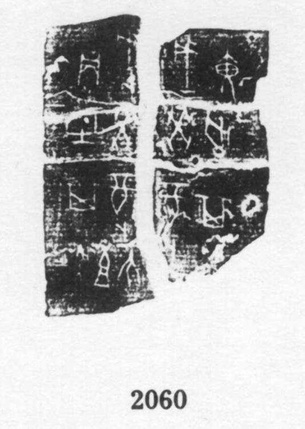
#> input picture 2024mathorcupB/1/h02060.jpg, 305 x 429 px, shrunk from 533 x 748 before the run
$ python preprocess.py
#> lines starting #> are read from the running program, lines starting #| are printed output that depends on the picture; after the words box and inside, x2 and y2 are one past the last pixel; in counts of white or black regions, pixels touching at a corner belong together
import cv2
import numpy as np

def preprocess_image(image):
    # 二值化处理
    gray = cv2.cvtColor(image, cv2.COLOR_BGR2GRAY)
    gray = 255 - gray
    # 手动设置二值化阈值
    threshold_value = 150  # 调整阈值的值
    _, binary = cv2.threshold(gray, threshold_value, 255, cv2.THRESH_BINARY)

    # 伽马矫正
    gamma = 1.5
    binary = np.uint8(cv2.pow(binary / 255.0, gamma) * 255.0)

    # 连通组件标记
    num_labels, labels, stats, centroids = cv2.connectedComponentsWithStats(binary, connectivity=8)

    kernel = np.ones((3, 3), np.uint8)
    # 腐蚀
    binary = cv2.erode(binary, kernel, iterations=1)

    kernel = np.ones((2, 2), np.uint8)
    # 膨胀
    binary = cv2.dilate(binary, kernel, iterations=1)
    # 获取连通域的面积
    areas = stats[:, cv2.CC_STAT_AREA]

    # 定义一个阈值，过滤掉较小的连通域
    min_area_threshold = 100  # 根据需要调整阈值大小

    # 遍历所有连通域，将面积小于阈值的连通域填充为白色
    for i in range(1, num_labels):
        if areas[i] < min_area_threshold:
            binary[labels == i] = 255


    # 使用中值滤波器降噪
    binary = cv2.medianBlur(binary, 3)  # 这里的参数5表示滤波器的尺寸，可以根据需要调整

    # 使用Canny边缘检测算法提取边缘
    binary2 = cv2.Canny(gray, 50, 150, apertureSize=3)

    return binary

# 读取图片
image_path1 = "h02060.jpg"  # 替换为你的图片路径
image_path2 = "w01637.jpg"  # 替换为你的图片路径
image_path3 = "w01870.jpg"  # 替换为你的图片路径

image1 = cv2.imread(image_path1)
#> image1 is the input picture: shape (429, 305, 3); min 25, max 255, mean 183.7
image2 = cv2.imread(image_path2)
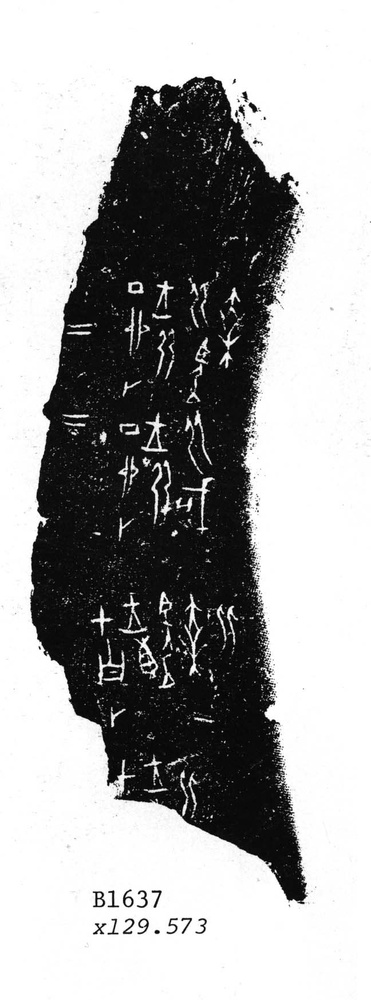
#> input picture 2024mathorcupB/1/w01637.jpg, 371 x 1000 px, shrunk from 648 x 1745 before the run
#> image2 is the input picture: shape (1000, 371, 3); min 0, max 255, mean 164.6
image3 = cv2.imread(image_path3)
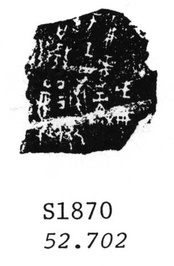
#> input picture 2024mathorcupB/1/w01870.jpg, 174 x 266 px, shrunk from 304 x 465 before the run
#> image3 is the input picture: shape (266, 174, 3); min 0, max 255, mean 183

# 预处理图片
processed_image1 = preprocess_image(image1)
#> in preprocess_image, `_, binary = cv2.threshold(gray, threshold_value, 255, cv2.THRESH_BINARY)`: binary: shape (429, 305); 27.2% white; 99 white regions (69 under 20 px), largest, box (x1, y1, x2, y2) and area: (43, 160, 154, 316) 9842, (43, 15, 140, 114) 6308, (159, 29, 269, 105) 5754
#> in preprocess_image, `num_labels, labels, stats, centroids = cv2.connectedComponentsWithStat..`: labels: shape (429, 305) int32; 100 distinct labels, from 0 to 99
#> in preprocess_image, `num_labels, labels, stats, centroids = cv2.connectedComponentsWithStat..`: num_labels = 100; stats = 100 rows, first 6: [0, 0, 305, 429, 95312], [43, 15, 97, 99, 6308], [159, 29, 110, 76, 5754], [250, 36, 4, 5, 17], [46, 42, 1, 1, 1], [176, 48, 8, 3, 20]; centroids = 100 pairs, first value 43.4 to 257.5, second value 37.88 to 399.9
#> in preprocess_image, `binary = cv2.erode(binary, kernel, iterations=1)`: binary: shape (429, 305); 18.4% white; 116 white regions (86 under 20 px), largest, box (x1, y1, x2, y2) and area: (49, 16, 139, 101) 4366, (45, 161, 133, 248) 4196, (161, 30, 267, 102) 4182
#> in preprocess_image, `binary = cv2.dilate(binary, kernel, iterations=1)`: binary: shape (429, 305); 21.8% white; 104 white regions (66 under 20 px), largest, box (x1, y1, x2, y2) and area: (49, 16, 140, 102) 4907, (161, 30, 268, 104) 4853, (45, 161, 134, 249) 4837
#> in preprocess_image, `areas = stats[:, cv2.CC_STAT_AREA]`: areas = 100 values, max 95312 at index 0, min 1 at index 4, mean 1308.5
#> after the loop in preprocess_image, `for i in range(1, num_labels):`:
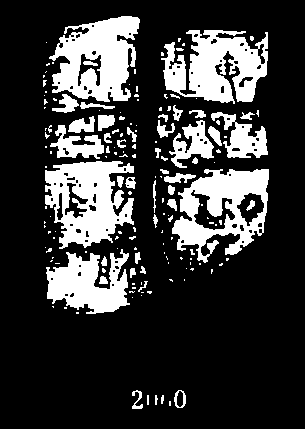
#> binary: shape (429, 305); 22.4% white; 161 white regions (114 under 20 px), largest, box (x1, y1, x2, y2) and area: (49, 16, 140, 102) 4907, (161, 30, 268, 104) 4853, (45, 161, 134, 249) 4837
#> in preprocess_image, `binary = cv2.medianBlur(binary, 3)`: binary: shape (429, 305); 22.2% white; 110 white regions (69 under 20 px), largest, box (x1, y1, x2, y2) and area: (49, 16, 140, 102) 4948, (162, 30, 268, 103) 4905, (45, 161, 134, 249) 4899
#> in preprocess_image, `binary2 = cv2.Canny(gray, 50, 150, apertureSize=3)`: binary2: shape (429, 305); 10% white in thin lines or dots, all inside (x1, y1, x2, y2) = (42, 14, 270, 410)
processed_image2 = preprocess_image(image2)
#> in preprocess_image (call 2), `_, binary = cv2.threshold(gray, threshold_value, 255, cv2.THRESH_BINARY)`: binary: shape (1000, 371); 36.7% white; 126 white regions (103 under 20 px), largest, box (x1, y1, x2, y2) and area: (30, 76, 307, 904) 134560, (102, 666, 122, 679) 186, (148, 432, 159, 449) 89
#> in preprocess_image (call 2), `num_labels, labels, stats, centroids = cv2.connectedComponentsWithStat..`:
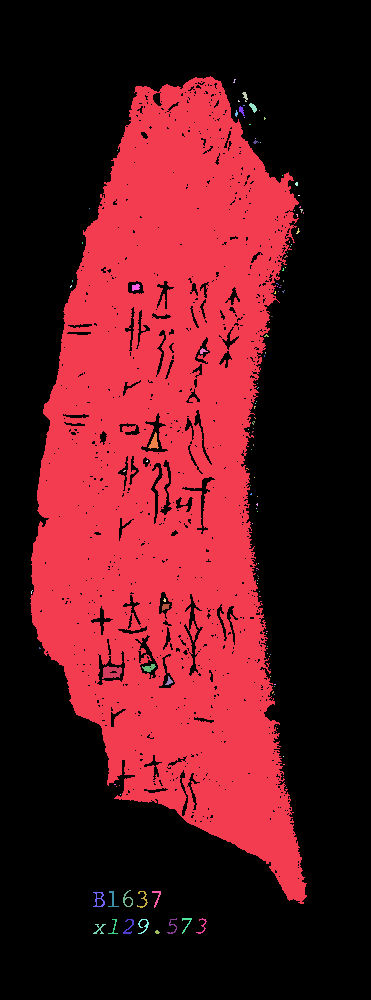
#> labels: shape (1000, 371) int32; 127 distinct labels, from 0 to 126; one colour per label, 0 black
#> in preprocess_image (call 2), `num_labels, labels, stats, centroids = cv2.connectedComponentsWithStat..`: num_labels = 127; stats = 127 rows, first 6: [0, 0, 371, 1000, 235013], [30, 76, 277, 828, 134560], [233, 79, 3, 4, 6], [242, 92, 6, 10, 29], [238, 100, 2, 2, 3], [249, 103, 8, 10, 42]; centroids = 127 pairs, first value 31.25 to 303, second value 80.5 to 931.6
#> in preprocess_image (call 2), `binary = cv2.erode(binary, kernel, iterations=1)`: binary: shape (1000, 371); 31.9% white; 34 white regions (26 under 20 px), largest, box (x1, y1, x2, y2) and area: (32, 79, 305, 900) 117719, (156, 468, 168, 510) 202, (104, 668, 121, 677) 98
#> in preprocess_image (call 2), `binary = cv2.dilate(binary, kernel, iterations=1)`: binary: shape (1000, 371); 34% white; 28 white regions (16 under 20 px), largest, box (x1, y1, x2, y2) and area: (32, 78, 306, 901) 125338, (156, 468, 169, 511) 262, (104, 668, 122, 678) 137
#> in preprocess_image (call 2), `areas = stats[:, cv2.CC_STAT_AREA]`: areas = 127 values, max 235013 at index 0, min 1 at index 9, mean 2921.3
#> in preprocess_image (call 2), `binary = cv2.medianBlur(binary, 3)`: binary: shape (1000, 371); 34.6% white; 64 white regions (39 under 20 px), largest, box (x1, y1, x2, y2) and area: (32, 78, 306, 901) 126835, (156, 468, 169, 510) 258, (104, 668, 122, 678) 137
#> in preprocess_image (call 2), `binary2 = cv2.Canny(gray, 50, 150, apertureSize=3)`: binary2: shape (1000, 371); 5.9% white in thin lines or dots, all inside (x1, y1, x2, y2) = (0, 42, 371, 935)
processed_image3 = preprocess_image(image3)
#> in preprocess_image (call 3), `_, binary = cv2.threshold(gray, threshold_value, 255, cv2.THRESH_BINARY)`: binary: shape (266, 174); 28.6% white; 28 white regions (16 under 20 px), largest, box (x1, y1, x2, y2) and area: (20, 9, 157, 155) 12626, (72, 202, 82, 219) 68, (101, 202, 112, 219) 65
#> in preprocess_image (call 3), `num_labels, labels, stats, centroids = cv2.connectedComponentsWithStat..`:
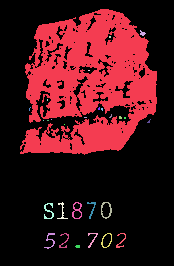
#> labels: shape (266, 174) int32; 29 distinct labels, from 0 to 28; one colour per label, 0 black
#> in preprocess_image (call 3), `num_labels, labels, stats, centroids = cv2.connectedComponentsWithStat..`: num_labels = 29; stats = 29 rows, first 6: [0, 0, 174, 266, 33066], [20, 9, 137, 146, 12626], [140, 30, 6, 6, 20], [109, 36, 2, 2, 4], [88, 70, 2, 1, 2], [47, 99, 1, 2, 2]; centroids = 29 pairs, first value 29.25 to 148.6, second value 32.9 to 246
#> in preprocess_image (call 3), `binary = cv2.erode(binary, kernel, iterations=1)`: binary: shape (266, 174); 19.4% white; 22 white regions (20 under 20 px), largest, box (x1, y1, x2, y2) and area: (24, 10, 156, 153) 8890, (35, 43, 39, 65) 35
#> in preprocess_image (call 3), `binary = cv2.dilate(binary, kernel, iterations=1)`: binary: shape (266, 174); 22.9% white; 13 white regions (10 under 20 px), largest, box (x1, y1, x2, y2) and area: (24, 10, 157, 154) 10443, (35, 43, 40, 66) 65, (26, 65, 31, 72) 25
#> in preprocess_image (call 3), `areas = stats[:, cv2.CC_STAT_AREA]`: areas = 29 values, max 33066 at index 0, min 1 at index 13, mean 1596
#> after the loop in preprocess_image (call 3), `for i in range(1, num_labels):`:
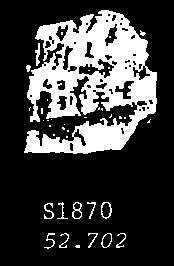
#> binary: shape (266, 174); 24.1% white; 38 white regions (24 under 20 px), largest, box (x1, y1, x2, y2) and area: (24, 10, 157, 154) 10443, (72, 202, 82, 219) 68, (35, 43, 40, 66) 65
#> in preprocess_image (call 3), `binary = cv2.medianBlur(binary, 3)`: binary: shape (266, 174); 23.9% white; 45 white regions (38 under 20 px), largest, box (x1, y1, x2, y2) and area: (24, 10, 157, 154) 10603, (35, 44, 40, 65) 61, (101, 203, 112, 219) 41
#> in preprocess_image (call 3), `binary2 = cv2.Canny(gray, 50, 150, apertureSize=3)`:
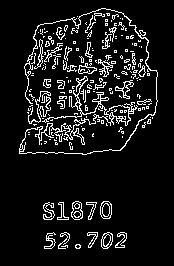
#> binary2: shape (266, 174); 9.3% white in thin lines or dots, all inside (x1, y1, x2, y2) = (19, 8, 158, 249)

# 显示结果
cv2.imshow("Original Image", image1)
cv2.imshow("Processed Image", processed_image1)

output_path1 = "h02060_P.jpg"  # 替换为你想要保存的路径及文件名
output_path2 = "w01637_P.jpg"  # 替换为你想要保存的路径及文件名
output_path3 = "w01870_P.jpg"  # 替换为你想要保存的路径及文件名

cv2.imwrite(output_path1, processed_image1)
cv2.imwrite(output_path2, processed_image2)
cv2.imwrite(output_path3, processed_image3)

cv2.waitKey(0)
cv2.destroyAllWindows()
